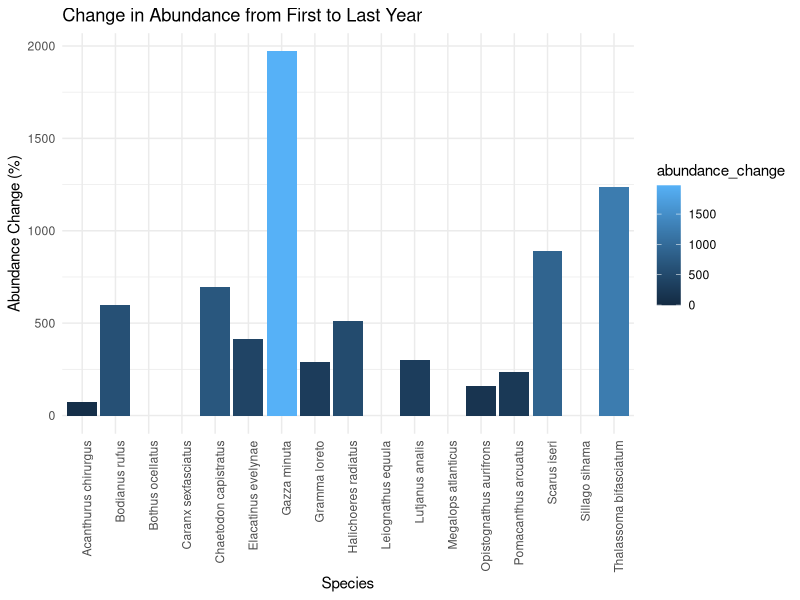
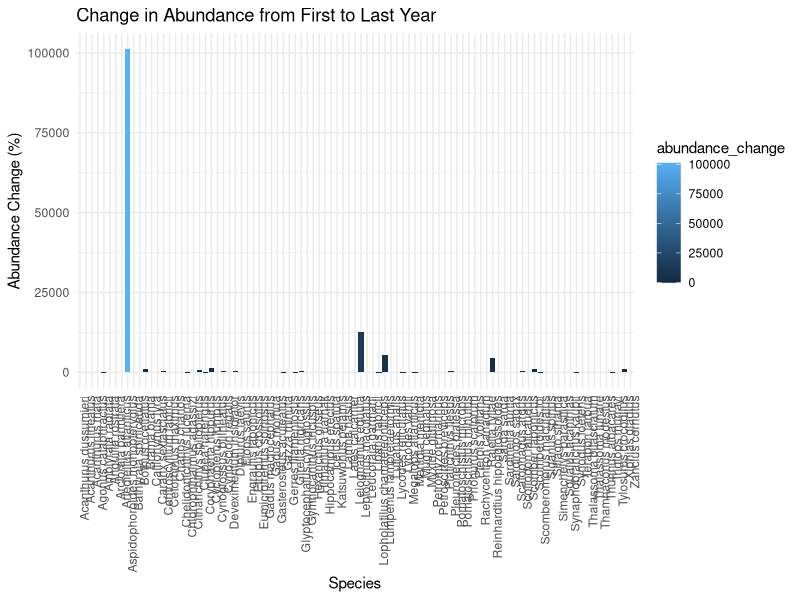

The R source for these figures, in order:
library(tidyverse)
library(dplyr)
library(ggplot2)
library(tidyr)


btfbsst_analysis <- read_csv("data-processed/btfbsst_without_NA.csv")

# HYPOTHESIS TWO  - compare thermal tolerance to species abundance
# phylogentic computation to fill in missing ctmax data based on phylogeny of the species
## use ctmax for same genus or family - match at genus level
#scatter plot works better for speciees richness
{
  # Compute genus-level averages for CTmax
  genus_ctmax <- btfbsst_analysis %>%
    group_by(genus) %>%
    summarise(genus_avg_ctmax = mean(temp_max, na.rm = TRUE))
  # Merge genus-level CTmax back into the main dataset
  btfbsst_analysisV2 <- btfbsst_analysis %>%
    left_join(genus_ctmax, by = "genus")
  btfbsst_analysisV2 <- btfbsst_analysis %>%
    mutate(temp_max_filled = ifelse(is.na(temp_max), genus_avg_ctmax, temp_max))
  # Scatterplot: Abundance vs. CTmax
  ggplot(btfbsst_analysisV2, aes(x = temp_max_filled, y = abundance)) +
    geom_point(alpha = 0.7) +
    geom_smooth(method = "lm", color = "red", se = TRUE) +
    facet_wrap(~region) +
    theme_minimal() +
    labs(
      x = "Thermal Tolerance (CTmax)",
      y = "Species Abundance",
      title = "Relationship between CTmax and Species Abundance")
  # Linear regression model
  model <- lm(abundance ~ temp_max_filled, data = btfbsst_analysisV2)
  summary(model) }

## Create new column thermal tolerance range of species 

h2_data <- btfbsst_analysisV2 %>% 
  mutate('tolerance_range' = temp_max - temp_min)

# Aggregate the abundance data by species and year, calculating the mean abundance for each species-year combination
h2_data_aggregated_1 <- h2_data %>%
  group_by(fishbase_name, year, region, tolerance_range) %>%
  summarise(sum_abundance = sum(abundance, na.rm = TRUE)) %>%
  ungroup()


# Identify abundance at first and last years

h2_data_aggregated <- h2_data_aggregated_1 %>%
  group_by(fishbase_name, region, tolerance_range) %>%
  arrange(year) %>%  
  summarise(
    first_year_abundance = first(sum_abundance),  
    last_year_abundance = last(sum_abundance),    
    first_year = first(year),                 
    last_year = last(year)) %>% 
  mutate(abundance_change = (last_year_abundance - first_year_abundance) / first_year_abundance * 100)


## Make two seperate datasets for tropical and temperate fish to make graphing simpler

tropical_h2_data <- h2_data_aggregated %>% 
  filter(region == "Tropical")

temperate_h2_data <- h2_data_aggregated %>% 
  filter(region == "Temperate")

## Plot

##Tropical
ggplot(tropical_h2_data, aes(x = fishbase_name, y = abundance_change, fill = abundance_change)) +
  geom_bar(stat = "identity") +
  labs(
    title = "Change in Abundance from First to Last Year",
    x = "Species",
    y = "Abundance Change (%)"
  ) +
  theme_minimal() +
  theme(axis.text.x = element_text(angle = 90, hjust = 1))

##Temperate

ggplot(temperate_h2_data, aes(x = fishbase_name, y = abundance_change, fill = abundance_change)) +
  geom_bar(stat = "identity") +
  labs(
    title = "Change in Abundance from First to Last Year",
    x = "Species",
    y = "Abundance Change (%)"
  ) +
  theme_minimal() +
  theme(axis.text.x = element_text(angle = 90, hjust = 1))


## unsure why some abundance changes are absolutely massive... 
  



